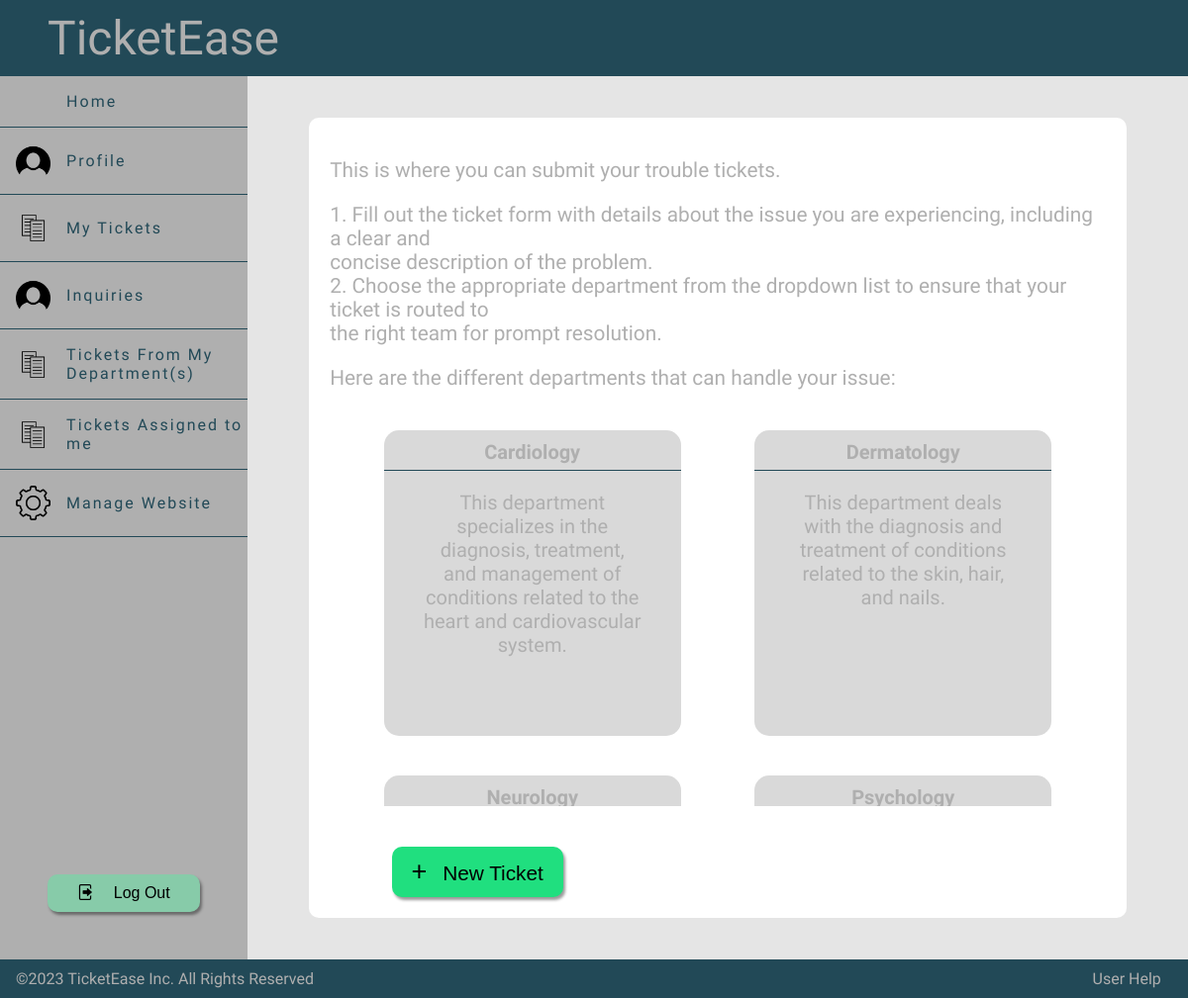
/pages/main.php (signed in), run on the app's committed database.
### tables this page shows
CREATE TABLE Department(
                           idDepartment INTEGER PRIMARY KEY AUTOINCREMENT,
                           name TEXT NOT NULL,
                           description Text,
                           CONSTRAINT UNIQUE_Department_name UNIQUE (name)
);

### pages/main.php (called while the page is built, shortened)
<?php
require_once(dirname(__DIR__).'/templates/common.tpt.php');
require_once(dirname(__DIR__).'/utils/session.php');
drawHeaderMain();
drawAside();
$db = getDatabaseConnection();
$stmt = $db->prepare("Select * From Department");
$stmt->execute();
$departments = $stmt->fetchAll();
drawMainPage($departments, $db);
drawFooterMain();
?>

### utils/session.php (called while the page is built, shortened)
<?php
  class Session {
    public function getId() : ?int {
      return isset($_SESSION['id']) ? $_SESSION['id'] : null;
    }
  }
?>

### classes/user.class.php (called while the page is built, shortened)
<?php
  class User {
    private int $idUser;
    public function __construct(int $idUser, string $name, string $username, string $email, string $password)
    {
      $this->idUser = $idUser;
    }
      function getUserRole($db) : int{
          $stmt = $db->prepare('Select idRole From User_Roles WHERE idUser = ? ORDER BY ROWID DESC LIMIT 1');
          $stmt->execute(array($this->idUser));
          $role = $stmt->fetch();
          return intval($role['idRole']);
      }
    static function getSingleUser(PDO $db, int $id) : User {
      $stmt = $db->prepare('
        SELECT idUser, name,username, email, password
        FROM User
        WHERE idUser = ?
      ');
      $stmt->execute(array($id));
      $user = $stmt->fetch();
      return new User(
        intval($user['idUser']),
        $user['name'],
        $user['username'],
        $user['email'],
        $user['password'],
      );
    }
  }
?>

### templates/common.tpt.php (the view, shortened to what this page needs)
<?php
require_once(dirname(__DIR__).'/database/connection.php');
require_once(dirname(__DIR__).'/classes/user.class.php');
require_once(dirname(__DIR__).'/utils/session.php');
{ ?>
<?php }
function drawFooterMain(){ ?>
    <footer id="footerMain">
        <div> ©2023 TicketEase Inc. All Rights Reserved </div>
        <section id="footerMainRight">
            <a href="../pages/faq.php"> User Help </a>
        </section>
    </footer>
    </body>
<?php }
{ ?>
<?php }
function drawHeaderMain($scriptPage = null){?>
    <!DOCTYPE html>
    <head>
        <link rel="stylesheet" href="../css/style.css">
    </head>
    <body>
    <?php
        $db=getDatabaseConnection();
        $session = new Session();
        $user = User::getSingleUser($db, $session->getId());
        $role = $user->getUserRole($db);
    ?>
    <header id ="HeaderMain">
        TicketEase
                    <?php
                        if($role>1) drawAsideAgent();
                    ?>
    </header>
<?php }
function drawAside(){
    $db=getDatabaseConnection();
    $session = new Session();
    $user = User::getSingleUser($db, $session->getId());
    $role = $user->getUserRole($db);
    ?>
    <aside>
        <a href="../pages/main.php" id="HomeButton">
            Home
        </a>
        <a href="../pages/profile.php" id="ProfileButton">
            <img src="../docs/images/imagem-do-usuario-com-fundo-preto.png" alt="">
            Profile
        </a>
        <a href="../pages/mytickets.php" id="MyTicketsButton">
            <img src="../docs/images/—Pngtree—vector%20files%20icon_3788102.png" alt="">
            My Tickets
        </a>
        <a href="../pages/inquiries.php" id="InquiriesButton">
            <img src="../docs/images/imagem-do-usuario-com-fundo-preto.png" alt="">
            Inquiries
        </a>
        <?php
            if($role>1) drawAsideAgent();
            if($role>2) drawAsideAdmin();
        ?>
        <form action="../actions/action_logout.php" method="post">
            <button type="submit" id="logout-button">
                <img src="../docs/images/kisspng-computer-icons-login-download-logout-5b2a945b7528f7.8498128615295171474799.png" alt="">
                Log Out
            </button>
        </form>
    </aside>
<?php }
function drawAsideAgent(){ ?>
    <a href="../pages/openTickets.php">
        <img src="../docs/images/—Pngtree—vector%20files%20icon_3788102.png" alt="department-tickets">
        Tickets From My Department(s)
    </a>
    <a href="../pages/myAssignedTickets.php">
        <img src="../docs/images/—Pngtree—vector%20files%20icon_3788102.png" alt="">
        Tickets Assigned to me
    </a>
<?php }
function drawAsideAdmin(){ ?>
    <div id="AsideAdmin">
        <a id="ManageWebsite">
            <img src="../docs/images/definition.png" alt="manage-admin">
            Manage Website
        </a>
    </div>
<?php }
function drawAsideAdminResponsive(){ ?>
<?php }
function drawMainPage(array $departments, PDO $db) { ?>
    <main id="HomePageContent">
    <article>
        <p>This is where you can submit your trouble tickets.</p>
        <p>1. Fill out the ticket form with details about the issue you are experiencing, including a clear and <br>
            concise description of the problem.<br>
            2. Choose the appropriate department from the dropdown list to ensure that your ticket is routed to <br>
            the right team for prompt resolution.</p>
        <p> Here are the different departments that can handle your issue:</p>
    </article>
    <article id="DepartmentsMain" class="MainOverflow">
    <?php foreach ($departments as $department) { ?>
            <section class="ADepartmentMain">
                <h4>
                    <?php echo $department['name'] ?>
                </h4>
                <p>
                    <?php echo $department['description'] ?>
                </p>
            </section>
        <?php } ?>
    </article>
    <button class="CreateNewTicket" onclick="location.href='../pages/newTicket.php'"> <span>+</span> New Ticket</button>
</main>
<?php }

### css/style.css (style rules this page uses)
body { display: grid; grid-template-rows: auto 1fr auto; grid-template-columns: auto 1fr ; color:#AFAFAF; margin: 0; padding: 0; min-height: 100vh; }
#footerMain { grid-row: 3; grid-column: 1 / 3; display: flex; background-color: #224957; padding: 10px 1em; }
footer>section>a { color: #AFAFAF; text-decoration: none; margin: 0 0.5em; }
#footerMainRight { position: absolute; right: 1.5em; display: flex; }
#footerMainRight>div, #footerMainRight>a { margin: 0 0.2em; }
#HeaderMain { grid-row: 1; grid-column: 1 / 3; display: flex; background-color: #224957; padding: 10px 1em; justify-content: space-between; }
#HeaderMain { font-size:3rem; }
aside { grid-row: 2; grid-column: 1; width: 250px; position: relative; background-color: #AFAFAF; color:#224957; letter-spacing: 2px; display: flex; flex-direction: column; }
aside a > img { width: 15%; align-content: left; margin-right: 1em; }
aside a { display: flex; align-content: left; justify-content: left; text-decoration: none; color: #224957; padding-top: 1em; padding-bottom: 1em; padding-left: 1em; align-items: center; border-bottom: #224957 1px solid; }
button { cursor: pointer; z-index: 1; }
aside > form { position: absolute; bottom:3em; }
button { border: none; border-radius: 10px; cursor: pointer; box-shadow: 2px 3px 3px rgba(0, 0, 0, 0.4); transform: translateY(0); transition: all 0.1s; }
#logout-button { display: flex; justify-content: space-evenly; background-color: #87CBA9; margin-left: 3em; margin-right: 3em; padding: 10px; font-size: 1em; }
#logout-button > img { width: 12%; }
main { font-size: 1.3em; background-color: white; display: block; margin: 2em 3em; padding: 1em; border-radius: 10px; }
#DepartmentsMain, #DepartmentsAdmin { display: flex; flex-wrap: wrap; justify-content: space-evenly; }
.MainOverflow { max-height: 400px ; overflow-y: auto; }
.ADepartmentMain { background-color: #D9D9D9; width: 400px; border-radius: 15px; text-align: center; margin: 1em; }
.ADepartmentMain > h4 { margin: 0.5em 0; padding-bottom: 0.3em; border-bottom: #224957 1px solid; }
.ADepartmentMain > p { padding: 0 1em; margin: 1em; }
.CreateNewTicket { margin: 2em 3em 0 3em; padding: 10px 20px; background-color: #20DF7F; font-size: 1em; }
.CreateNewTicket > span { font-size: 1.3em; padding-right: 10px; }
#AsideAdmin { position: relative; }
.ADepartmentMain { width: 550px; padding-bottom: 3em; position: relative; }
@media only screen and (max-width:1390px) { .ADepartmentMain { width: 300px; font-size: 20px; } }

### data on the page
department: name "Cardiology", description "This department specializes in the diagnosis, treatment, and management of conditions related to the heart and cardiovascular system."
department: name "Dermatology", description "This department deals with the diagnosis and treatment of conditions related to the skin, hair, and nails."
department: name "Neurology"
department: name "Psychology"
